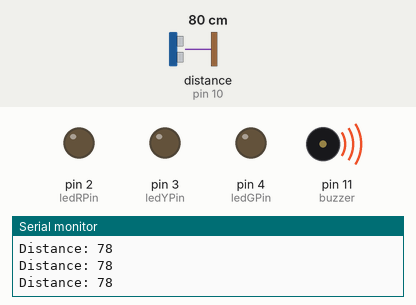
A sketch run on a simulated Arduino Uno, built with avr-gcc and run on an emulated ATmega328P. Shown: output pins drawn as LEDs (lit = HIGH), buzzer (waves = sounding, pin HIGH), the last lines printed to the serial monitor. Wiring (inferred from the names in the program): ultrasonic range finder: trigger pin 9; echo pin 10. The test bench sets the inputs (shaded band); at power-on: distance to the obstacle (sensor on pin 10) 80 cm. The echo pulse lasts 58.3 µs per cm; pins used as bus, display or sensor lines are not drawn.

Above: at 1.2 s.
1.3 s: distance to the obstacle (sensor on pin 10) set to 39 cm
2.8 s: distance to the obstacle (sensor on pin 10) set to 33 cm
At 3.9 s:
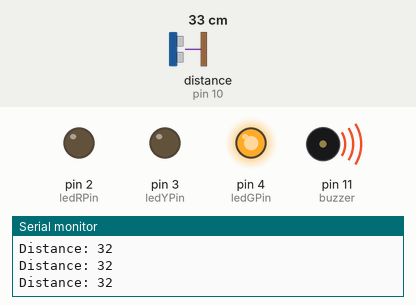
4.3 s: distance to the obstacle (sensor on pin 10) set to 2 cm
At 7.1 s:
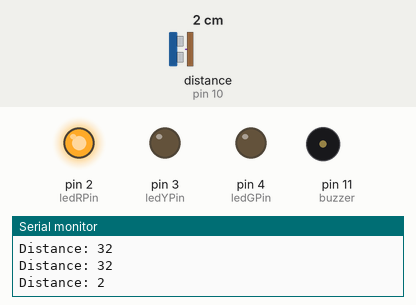
7.3 s: distance to the obstacle (sensor on pin 10) set to 18 cm
At 8.9 s:
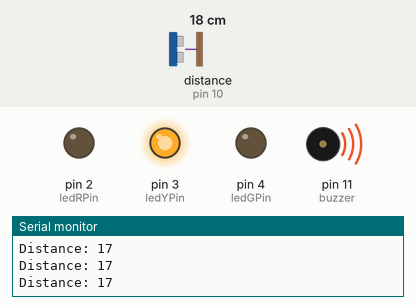
9.8 s: distance to the obstacle (sensor on pin 10) set to 4 cm
At 12.9 s:
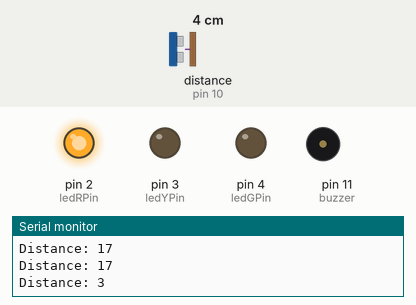
Timing chart, 0 to 13.8 s (numbered marks = the images above; inputs shaded):
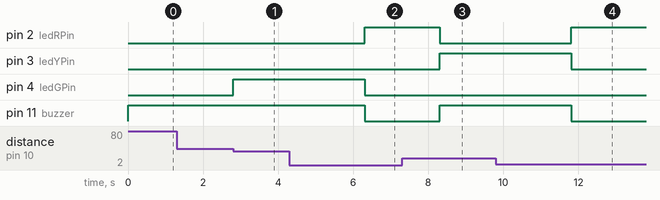

The sketch:

MP4.ino
```cpp
/*
  Name:
  Course-Section: BSIT-3A
  Date:

  Title: MP4 - Build a prototype on the breadboard using DISTANCE SENSOR, BUZZER AND LED
  Description: Create a prototype that measures distances through utilization of buzzer,
            distance sensor, and LEDs to indicate a certain parameters of measurement of
            light with corresponding variations.
*/

// defines pins numbers
const int trigPin = 9;
const int echoPin = 10;
const int buzzer = 11;
const int ledRPin = 2;
const int ledYPin = 3;
const int ledGPin = 4;

// defines variables
long duration;
int distance;
int safetyDistance;

void setup()
{
  pinMode(trigPin, OUTPUT); // Sets the trigPin as an Output
  pinMode(echoPin, INPUT);  // Sets the echoPin as an Input
  pinMode(buzzer, OUTPUT);
  pinMode(ledRPin, OUTPUT);
  pinMode(ledYPin, OUTPUT);
  pinMode(ledGPin, OUTPUT);
  Serial.begin(9600); // Starts the serial communication
}

void loop()
{
  // Clears the trigPin
  digitalWrite(trigPin, LOW);
  delayMicroseconds(2);

  // Sets the trigPin on HIGH state for 10 micro seconds
  digitalWrite(trigPin, HIGH);
  delayMicroseconds(10);
  digitalWrite(trigPin, LOW);

  // Reads the echoPin, returns the sound wave travel time in microseconds
  duration = pulseIn(echoPin, HIGH);

  // Calculating the distance
  distance = duration * 0.034 / 2;

  if (distance >= 1 and distance <= 10)
  {

    delay(2000);
    digitalWrite(buzzer, LOW);
    digitalWrite(ledRPin, HIGH);
  }
  else
  {
    digitalWrite(buzzer, HIGH);
    digitalWrite(ledRPin, LOW);
  }

  if (distance > 11 and distance <= 20)
  {
    digitalWrite(ledYPin, HIGH);
  }
  else
  {
    digitalWrite(ledYPin, LOW);
  }

  if (distance > 21 and distance <= 35)
  {
    digitalWrite(ledGPin, HIGH);
  }
  else
  {
    digitalWrite(ledGPin, LOW);
  }

  // Prints the distance on the Serial Monitor
  Serial.print("Distance: ");
  Serial.println(distance);
}
```

Measured:
- the behaviour switches between 37 and 36 cm on distance to the obstacle (sensor on pin 10) (found by bisection; images 0 and 1)
- after the input at 2.8 s, pin 4 (ledGPin): LOW → HIGH at once
- after the input at 4.3 s, pin 2 (ledRPin): LOW → HIGH after 2.0 s; pin 4 (ledGPin), pin 11 (buzzer): HIGH → LOW after 2.0 s
- after the input at 7.3 s, pin 2 (ledRPin): HIGH → LOW after 1.0 s; pin 3 (ledYPin), pin 11 (buzzer): LOW → HIGH after 1.0 s
- after the input at 9.8 s, pin 2 (ledRPin): LOW → HIGH after 2.0 s; pin 3 (ledYPin), pin 11 (buzzer): HIGH → LOW after 2.0 s
